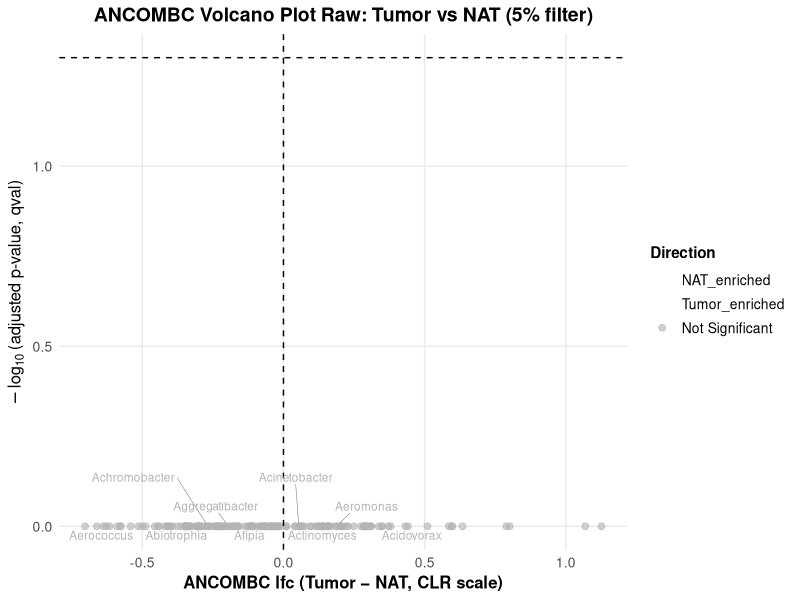
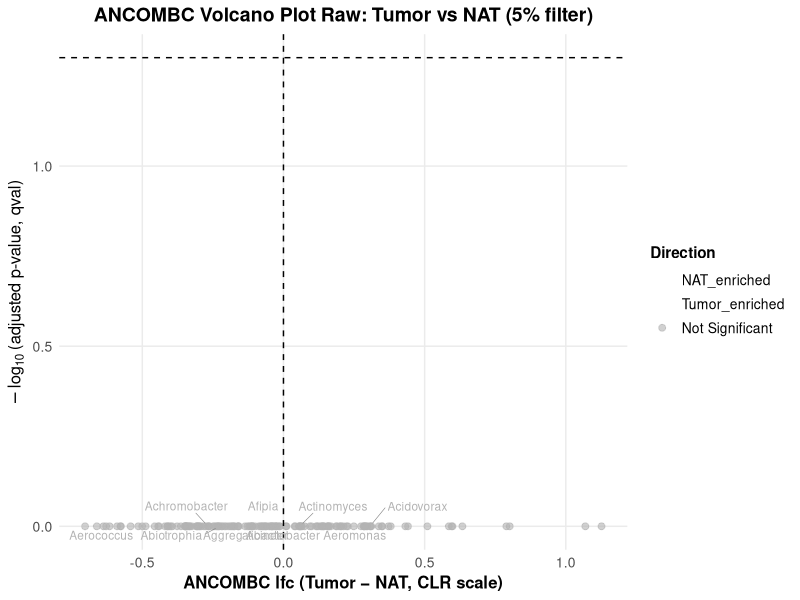
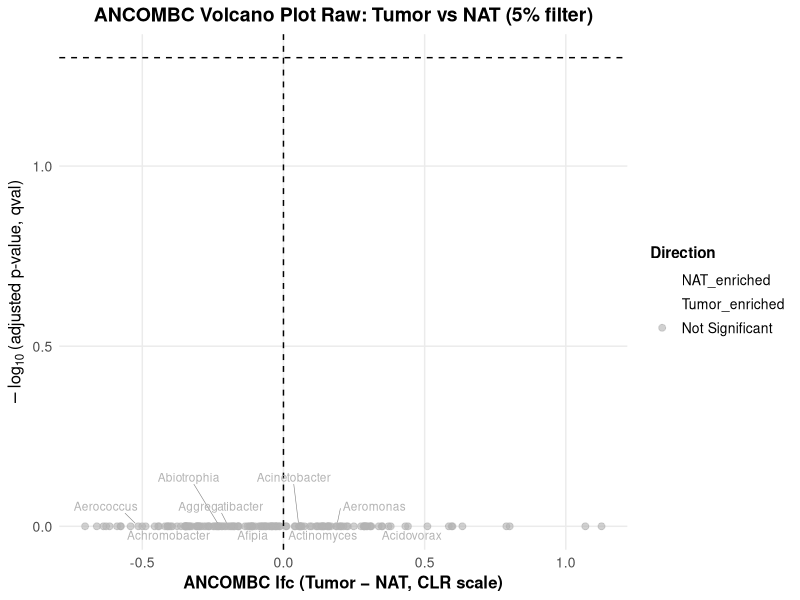

These figures' R source, in order:
setwd("C:/Users/sanyu/OneDrive/Desktop/Breast_new/Viz/ANCOM")

library(ggplot2)
library(ggrepel)
library(dplyr)

# load the data (this is the full ALDEx table with all taxa)
data <- read.csv("raw5pct.csv", header = TRUE)

# In ALDEx we use qval as the q val
padj_cutoff <- 0.05

# add padj and -ve log col and direction 
data <- data %>%
  mutate(
    # choose which adjusted p-value to use (here: qval from ALDEx)
    padj = qval,
    
    # y-axis for volcano: -log10(adjusted p-value)
    neglog10padj = -log10(padj),
    
    # direction based on effect sign + padj
    direction_label = case_when(
      padj >= padj_cutoff        ~ "Not Significant",
      lfc > 0                    ~ "Tumor_enriched",
      lfc < 0                    ~ "NAT_enriched",
      TRUE                       ~ "Not Significant"
    ),
    
    # make it an ordered factor so all three levels exist,
    # even if one of them has 0 points (e.g. NAT_enriched)
    direction_label = factor(
      direction_label,
      levels = c("NAT_enriched", "Tumor_enriched", "Not Significant")
    )
  )

## ========= CHOOSE TAXA TO LABEL =====================================

# 1) all significant taxa (padj < cutoff)
sig_data <- data %>%
  filter(padj < padj_cutoff)

# 2) extra non-significant taxa: top 10 lowest padj (highest -log10)
extra_data <- data %>%
  filter(padj >= padj_cutoff) %>%      # only non-significant
  arrange(desc(neglog10padj)) %>%      # strongest p-values first
  slice_head(n = 10)                   # change 10 if you want more / fewer

# 3) combine sig + extra and remove duplicates / NA taxon
label_data <- bind_rows(sig_data, extra_data) %>%
  filter(!is.na(taxon)) %>%
  distinct(taxon, .keep_all = TRUE)

## ====================================================================

# making of plot
# 1) initialize a ggplot object
volcano_aldex <- ggplot(data,
                        aes(x = lfc,
                            y = neglog10padj)) +
  
  # data points
  geom_point(aes(color = direction_label),
             size = 2,
             alpha = 0.6) +
  
  # manually set the dot colors for each direction
  scale_color_manual(
    values = c(
      "Tumor_enriched"  = "#E64B35",
      "NAT_enriched"    = "#4DBBD5",
      "Not Significant" = "grey70"
    ),
    name   = "Direction",
    # drop = FALSE keeps levels in legend even if they have 0 points
    drop   = FALSE
  ) +
  
  # horizontal line at significance threshold
  geom_hline(
    yintercept = -log10(padj_cutoff),
    linetype   = "dashed",
    color      = "black",
    linewidth  = 0.5
  ) +
  
  # vertical line at effect = 0
  geom_vline(
    xintercept = 0,
    linetype   = "dashed",
    color      = "black",
    linewidth  = 0.5
  ) +
  
  # titles and axis labels
  labs(
    title = "ANCOMBC Volcano Plot Raw: Tumor vs NAT (5% filter)",
    x     = "ANCOMBC lfc (Tumor − NAT, CLR scale)",
    y     = expression(-log[10]~"(adjusted p-value, qval)")
  ) +
  
  # clean plot
  theme_minimal() +
  theme(
    plot.title      = element_text(hjust = 0.5, face = "bold", size = 14),
    axis.title      = element_text(size = 12, face = "bold"),
    axis.text       = element_text(size = 10),
    legend.title    = element_text(size = 11, face = "bold"),
    legend.text     = element_text(size = 10),
    legend.position = "right",
    panel.grid.minor = element_blank()
  )

# add labels for significant + extra selected taxa
if (nrow(label_data) > 0) {
  volcano_aldex <- volcano_aldex +
    geom_text_repel(
      data = label_data,
      aes(label = taxon, color = direction_label),
      size          = 3,
      max.overlaps  = 20,
      box.padding   = 0.5,   # space around the text box
      point.padding = 0.3,   # space around the point
      segment.color = "grey50",
      segment.size  = 0.2,
      show.legend   = FALSE  # don't add text labels to the legend
    )
}

# Display the plot
print(volcano_aldex)

# Save plot to files
ggsave("vp_raw5pct.png", plot = volcano_aldex,
       width = 10, height = 8, dpi = 300)
ggsave("vp_raw5pct.pdf", plot = volcano_aldex,
       width = 10, height = 8)
